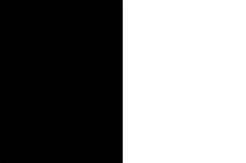
#> input picture Vertical Half Image.jpg, 246 x 163 px, shrunk from 462 x 306 before the run, found by its file name
$ jupyter execute 2_Edge_Detection.ipynb
#> lines starting #> are read from the running program, lines starting #| are printed output that depends on the picture
<a href="https://colab.research.google.com/github/Optimus0205/Computer-Vision/blob/main/2_Edge_Detection.ipynb" target="_parent"></a>

[cell 1]
import numpy as np
import cv2

[cell 2]
image_path='/content/Vertical Half Image.jpg'

image=cv2.imread(image_path)
#> image is the input picture: shape (163, 246, 3); min 0, max 255, mean 127.8
image

[cell 3]
image_path='/content/Vertical Half Image.jpg'

image=cv2.imread(image_path, cv2.IMREAD_GRAYSCALE)
#> image: shape (163, 246); min 0, max 255, mean 127.8
image

Creating Sobel Vertical

[cell 4]
sobel_vertical=np.array([[-1, 0, 1],
                         [-2, 0, 2],
                         [-1, 0, 1]])

sobel_vertical

[cell 5]
image.shape
#> Out = (163, 246)

[cell 6]
rows,cols= image.shape
#> rows = 163; cols = 246
rows,cols
#> Out = (163, 246)

[cell 7]
k=sobel_vertical.shape[0]
k

[cell 8]
output_matrix = np.zeros((rows-k+1, cols-k+1))
output_matrix

[cell 9]
for i in range(1, rows-1):
    for j in range(1, cols-1):
        region=image[i-1:i+2, j-1:j+2]
        output_matrix[i-1, j-1]=np.sum(region*sobel_vertical)
        print(output_matrix)
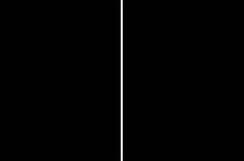
#> output_matrix: shape (161, 244) float64; min -8, max 1020, mean 8.4; drawn with min black and max white

[cell 10]
output_matrix

[cell 11]
import matplotlib.pyplot as plt

[cell 12]
plt.figure(figsize=(10,5))

# original image

plt.subplot(1,2,1)
plt.title('Original Image')
plt.imshow(image, cmap='gray')
plt.axis('off')


plt.subplot(1,2,2)
plt.title('Sobel Conv Edge Output')
plt.imshow(output_matrix, cmap='gray')
plt.axis('off')

plt.show()
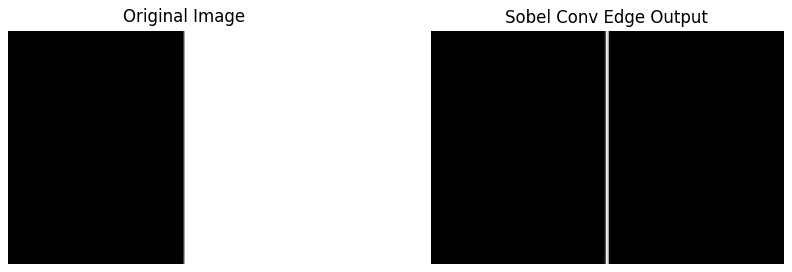
#> figure drawn by matplotlib, 2 panels

Using OpenCV package

*cv2.filter2D*

helps to build that logiv in loop

[cell 13]
sobel_output=cv2.filter2D(image, -1, sobel_vertical)
sobel_output.shape
#> Out = (163, 246)

[cell 14]
import matplotlib.pyplot as plt


plt.figure(figsize=(10,5))

# original image

plt.subplot(1,2,1)
plt.title('Original Image')
plt.imshow(image, cmap='gray')
plt.axis('off')


plt.subplot(1,2,2)
plt.title('Sobel Conv Edge Output')
plt.imshow(sobel_output, cmap='gray')
plt.axis('off')

plt.show()

[cell 15]
import matplotlib.pyplot as plt

# for blurry image

sobel_vertical=np.array([[1/9, 1/9, 1/9],
                         [1/9, 1/9, 1/9],
                         [1/9, 1/9, 1/9]])

sobel_output=cv2.filter2D(image, -1, sobel_vertical)
sobel_output.shape


plt.figure(figsize=(10,5))

# original image

plt.subplot(1,2,1)
plt.title('Original Image')
plt.imshow(image, cmap='gray')
plt.axis('off')


plt.subplot(1,2,2)
plt.title('Sobel Conv Blurry Output')
plt.imshow(sobel_output, cmap='gray')
plt.axis('off')

plt.show()
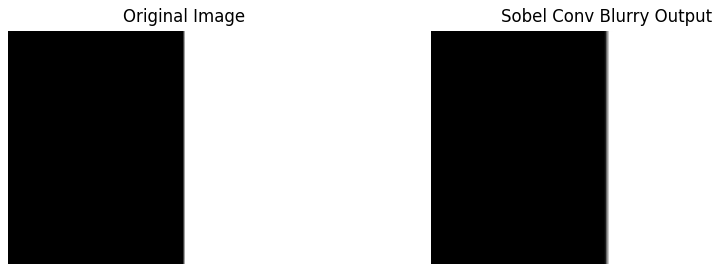
#> figure drawn by matplotlib, 2 panels

[cell 16]
import matplotlib.pyplot as plt

image_path='/content/2_Dog on Mars.jpg'

image=cv2.imread(image_path)
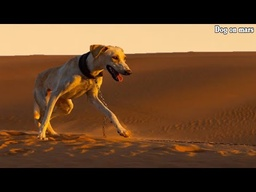
#> input picture 2_Dog on Mars.jpg, 256 x 192 px, shrunk from 480 x 360 before the run, found by its file name
#> image is the input picture: shape (192, 256, 3); mean B, G, R 41, 67.6, 99.9

# for blurry image

sobel_vertical=np.array([[1/9, 1/9, 1/9],
                         [1/9, 1/9, 1/9],
                         [1/9, 1/9, 1/9]])

sobel_output=cv2.filter2D(image, -1, sobel_vertical)
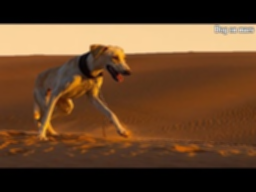
#> sobel_output: shape (192, 256, 3); mean B, G, R 41, 67.6, 99.9
sobel_output.shape


plt.figure(figsize=(10,5))

# original image

plt.subplot(1,2,1)
plt.title('Original Image')
plt.imshow(image, cmap='gray')
plt.axis('off')


plt.subplot(1,2,2)
plt.title('Sobel Conv Blurry Output')
plt.imshow(sobel_output, cmap='gray')
plt.axis('off')

plt.show()
#> figure, not shown here; B, G, R data is drawn as R, G, B

[cell 17]
import matplotlib.pyplot as plt

image_path='/content/2_Dog on Mars.jpg'

image=cv2.imread(image_path,cv2.IMREAD_GRAYSCALE)
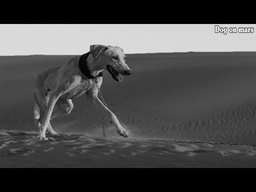
#> image: shape (192, 256); min 0, max 255, mean 74.2

# for blurry image

sobel_vertical=np.array([[1/9, 1/9, 1/9],
                         [1/9, 1/9, 1/9],
                         [1/9, 1/9, 1/9]])

sobel_output=cv2.filter2D(image, -1, sobel_vertical)
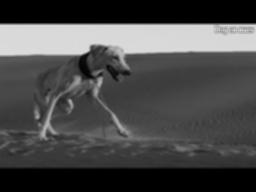
#> sobel_output: shape (192, 256); min 0, max 220, mean 74.2
sobel_output.shape


plt.figure(figsize=(10,5))

# original image

plt.subplot(1,2,1)
plt.title('Original Image')
plt.imshow(image, cmap='gray')
plt.axis('off')


plt.subplot(1,2,2)
plt.title('Sobel Conv Blurry Output')
plt.imshow(sobel_output, cmap='gray')
plt.axis('off')

plt.show()
